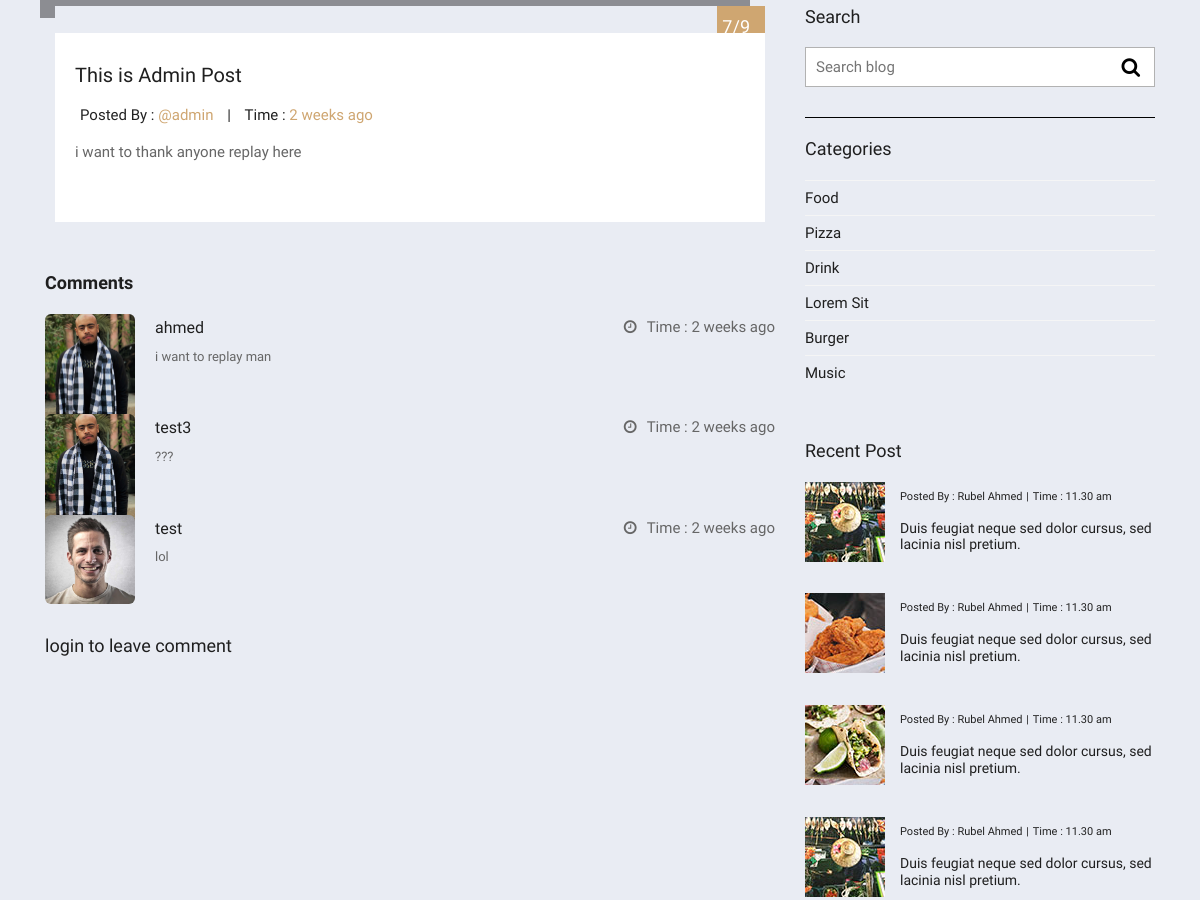
The page /blog-details/3 (middle part) on the database as committed earlier.
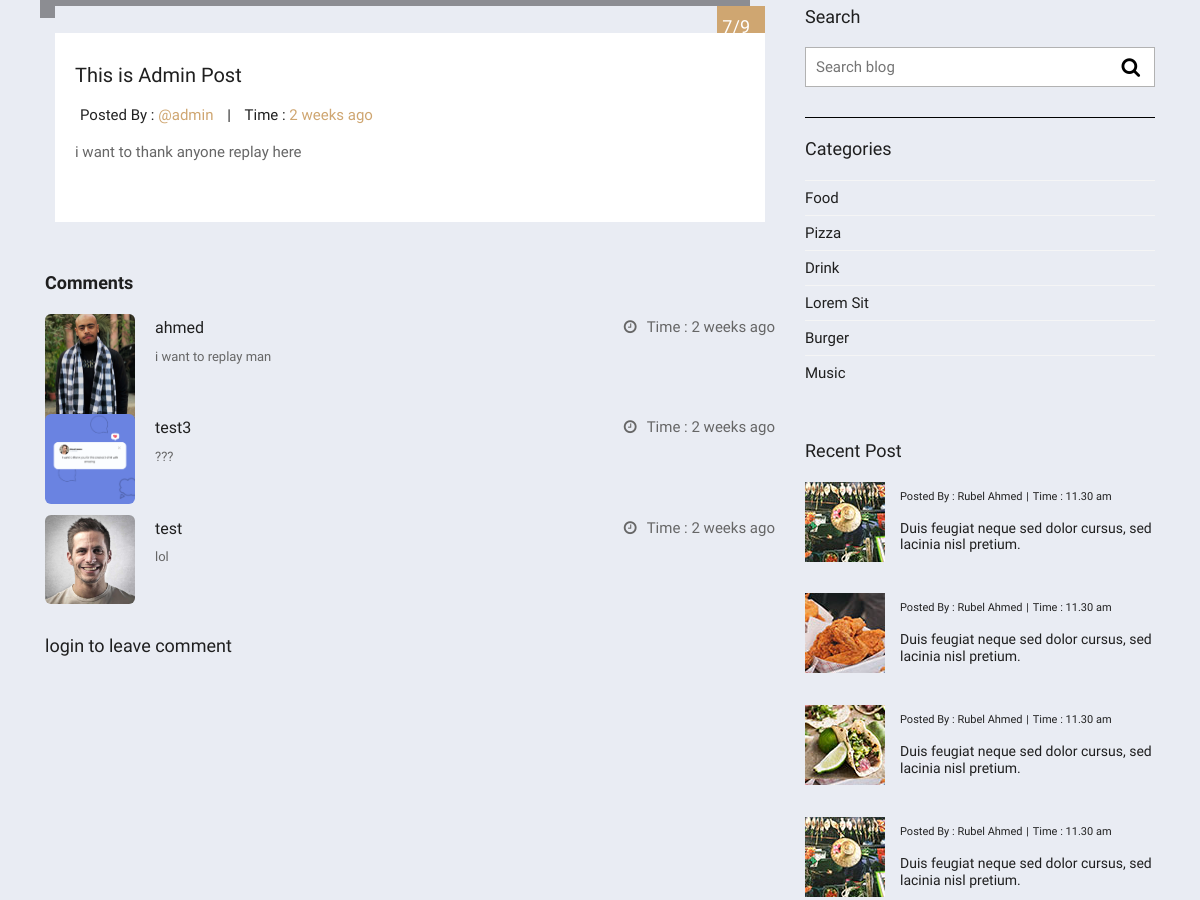
The same page on the database as committed later.
### Res/models.py (models this page shows, shortened)
class Messages(models.Model):
    post = models.ForeignKey(Posts, on_delete= models.CASCADE)
    user = models.ForeignKey(User, on_delete=models.CASCADE)
    created = models.DateTimeField(auto_now_add=True)
    body = models.TextField()

class User(AbstractUser):
    pic = models.ImageField(null = True , default="profile-7.jpg")
    Email = models.EmailField(unique=True)
    name = models.CharField(max_length=200, null = True)
    location = PlainLocationField(based_fields=['Cairo'], zoom=7)
    phone_number = PhoneNumberField(null=True)
    USERNAME_FIELD = 'Email'
    REQUIRED_FIELDS = []

### Res/views.py (the view)
# urls.py: path('blog-details/<str:pk>', views.blogDetails , name ='blog-details'),
def blogDetails(request,pk):
    post = Posts.objects.get(id = pk)
    msg = Messages.objects.filter(post = post)
    if request.method=='POST':
        Messages.objects.create(
            body = request.POST.get('message'),
            user = request.user,
            post = post
        )
    context = {'post':post, 'msg':msg}
    return render(request, 'Res/blog-details.html' ,context)

### Res/Templates/Res/blog-details.html (shortened to what the changed rows need)
{%extends 'main.html'%}
{%block content%}
	<div class="blog-box">
		<div class="container">
			<div class="row">
				<div class="col-xl-8 col-lg-8 col-12">
					<div class="blog-inner-details-page">
						<div class="blog-comment-box">
							{%for message in msg%}
							<div class="comment-item">
								<div class="comment-item-left">
									<img src="{{message.user.pic.url}}" alt="">
								</div>
								<div class="comment-item-right">
									<div class="pull-left">
										<a href="#">{{message.user.username}}</a>
									</div>
									<div class="pull-right">
										<i class="fa fa-clock-o" aria-hidden="true"></i>Time : <span>{{message.created|timesince}} ago</span>
									</div>
									<div class="des-l">
								<p>{{message.body}}</p>
									</div>
								</div>
							</div>
							{%endfor%}
						</div>
					</div>
				</div>
			</div>
		</div>
	</div>
{%endblock%}

Rows that differ between the two databases and show on the page:
changed through a linked row, Messages "test3": user.pic: a different picture
